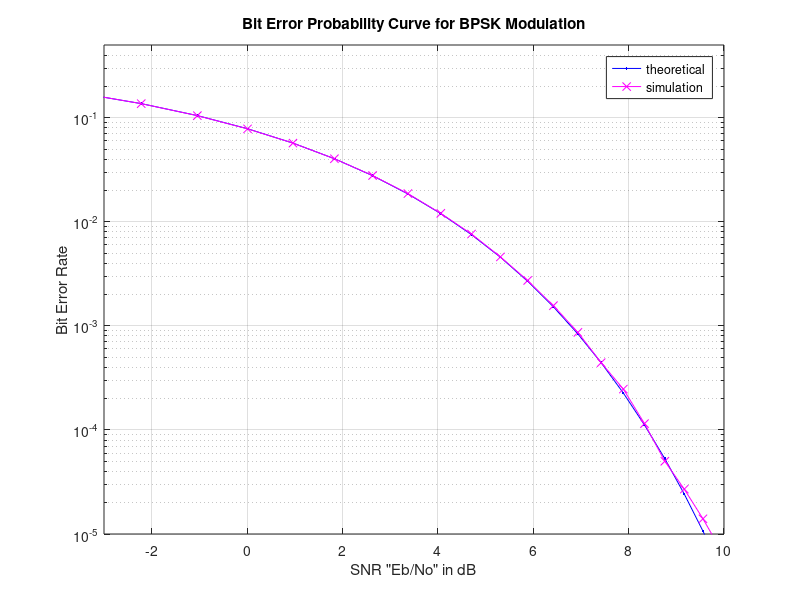

Write the MATLAB code that produced this figure.
clear;

% experiment variables
N = 10^6; % number of bits
heta = 2; % path loss exponent

% Transmitter
bits = rand(1,N)>0.5; % random bits to transmit
s = 2*bits-1; % BPSK modulation 0 -> -1; 1 -> 1
% amplitude (power) in mW
% we will increase this over the given range 
% to see the effects on bit error rate
a_min = 10^(-3);
a_max = 10^1;
A = [a_min:0.1:a_max];
Eb = 10*log(A);

% Noise
N0 = 1;
norm_factor = 1/sqrt(2);
% gaussian noise vector (same size as number of bits transmitted) in watts
n = norm_factor*(normrnd(0,N0,[1,N]) + 1i*normrnd(0,N0,[1,N])); % li = j (matlab prompted this)
SNR = Eb./N0; % range of SNR values to iterate over

for i = 1:length(SNR)
   % Noise addition
   r = s + 10^(-SNR(i)/(heta*10))*n; % AWG in mW

   % receiver - hard decision decoding
   bits_received = real(r)>0;

   % count the errors
   nErr(i) = size(find([bits- bits_received]),2);

end

simBer = nErr/N; % simulated BER
EbN0 = 10.^(SNR/10);
theoryBer = qfunc(sqrt(2*EbN0)); % theoretical BER

% plot
close all
figure
semilogy(SNR,theoryBer,'b.-');
hold on
semilogy(SNR,simBer,'mx-');
% hold on
axis([-3 10 10^-5 0.5])
grid on
legend('theoretical', 'simulation');
xlabel('SNR "Eb/No" in dB');
ylabel('Bit Error Rate');
title('Bit Error Probability Curve for BPSK Modulation');
